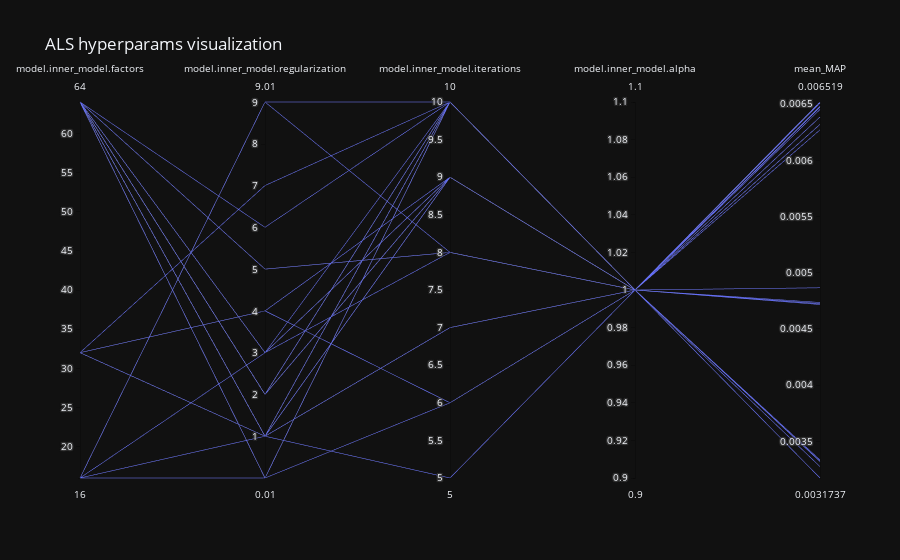

Notebook code for this chart:
### Code cell
collect_and_show_params(exp_dir)

### Figure 1 — Plotly figure (JSON) as saved in the notebook; plotly's stock layout.template omitted (floating-point values rounded to 4 significant figures)
{"data": [{"dimensions": [{"label": "model.inner_model.factors", "values": [64, 64, 64, 64, 64, 32, 32, 16, 16, 64, 64, 32, 64, 16, 32, 16, 32, 64, 16, 64, 64, 64, 64, 64, 64, 64, 64, 64, 64, 64]}, {"label": "model.inner_model.regularization", "values": [0.01, 5.01, 3.01, 0.01, 6.01, 1.01, 1.01, 0.01, 1.01, 2.01, 0.01, 7.01, 2.01, 9.01, 4.01, 9.01, 4.01, 1.01, 3.01, 3.01, 2.01, 2.01, 2.01, 1.01, 1.01, 3.01, 2.01, 1.01, 1.01, 5.01]}, {"label": "model.inner_model.iterations", "values": [10, 8, 9, 10, 10, 9, 5, 6, 7, 10, 10, 10, 10, 10, 6, 8, 9, 7, 8, 9, 10, 9, 9, 10, 9, 10, 9, 10, 10, 8]}, {"label": "model.inner_model.alpha", "values": [1, 1, 1, 1, 1, 1, 1, 1, 1, 1, 1, 1, 1, 1, 1, 1, 1, 1, 1, 1, 1, 1, 1, 1, 1, 1, 1, 1, 1, 1]}, {"label": "mean_MAP", "values": [0.00651, 0.00632, 0.006386, 0.00651, 0.006453, 0.004735, 0.004866, 0.003174, 0.003275, 0.006518, 0.00651, 0.004717, 0.006518, 0.003334, 0.004725, 0.003321, 0.004725, 0.006271, 0.003324, 0.006386, 0.006518, 0.006479, 0.006479, 0.006519, 0.006473, 0.006518, 0.006479, 0.006519, 0.006519, 0.00632]}], "domain": {"x": [0, 1], "y": [0, 1]}, "name": "", "type": "parcoords"}], "layout": {"legend": {"tracegroupgap": 0}, "title": {"text": "ALS hyperparams visualization"}}}
